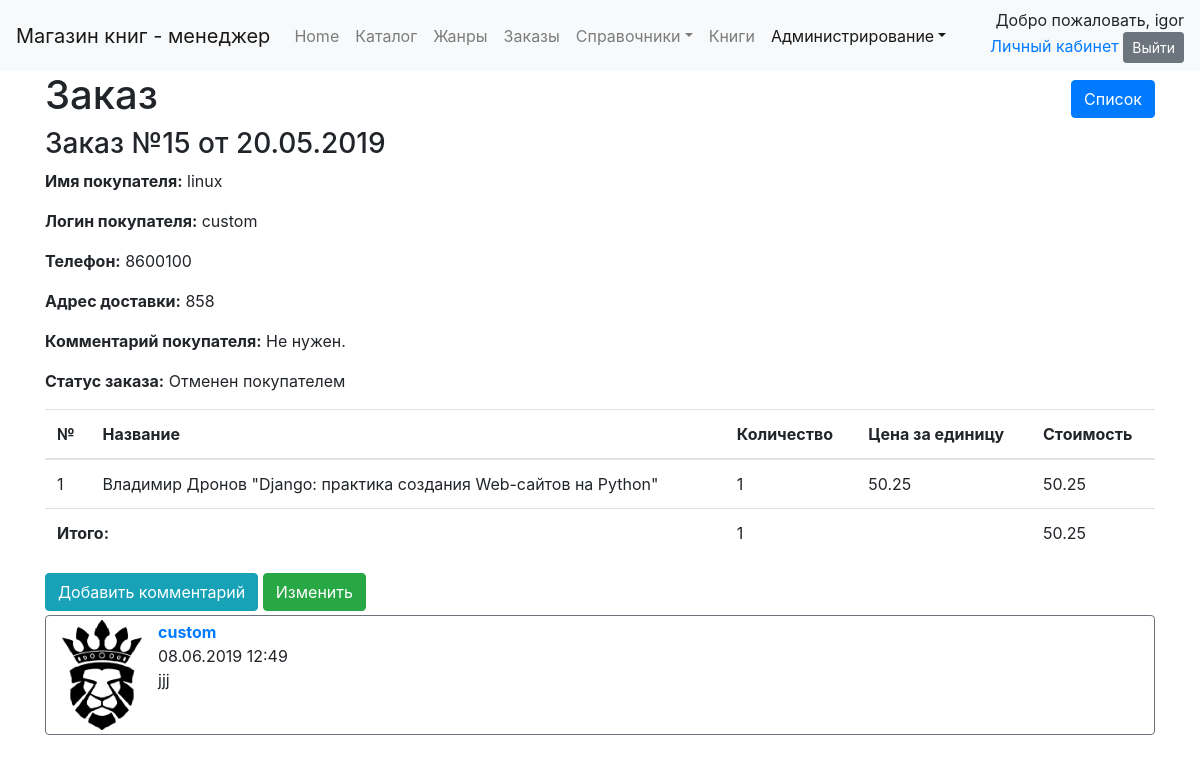
/order/all/15/ (signed in), run on the app's committed database.
### orderapp/models.py (models this page shows, shortened)
class Order(models.Model):
    cart = models.ForeignKey(Cart, on_delete=models.PROTECT, verbose_name='корзина', related_name='order',
                             related_query_name='order')
    status = models.ForeignKey(OrderStatus, on_delete=models.PROTECT, verbose_name='статус', related_name='order',
                               related_query_name='order')
    name = models.CharField(verbose_name='имя', max_length=50, help_text='Как к вам обращаться?')
    phone = models.CharField(max_length=15, verbose_name='телефон', help_text='Телефон для связи: +375(29)000-00-00')
    email = models.EmailField(verbose_name='email', blank=True, null=True,
                              help_text='Электронная почта: example@domain.com')
    delivery_adress = models.TextField(verbose_name='Адрес доставки',
                                       help_text='Пример: г. Минск, ул. Звездная, д. 1, кв. 7')
    comments = models.TextField(verbose_name='комментарий', blank=True, null=True)
    date_create = models.DateTimeField("Дата создания", auto_now_add=True, )
    date_update = models.DateTimeField("Дата последнего изменения", auto_now=True)
    user_comments = GenericRelation(Comment, related_query_name='order')
    def __str__(self):
        return "Заказ №" + str(self.pk) + " от " + self.date_create.strftime("%d.%m.%Y")
    @classmethod
    def get_list_url(cls):
        return reverse_lazy('order_list')
    class Meta:
        verbose_name = 'заказ'
        verbose_name_plural = 'заказы'
        permissions = [('manager', 'is_manager'), ]

### cartapp/models.py (models this page shows)
class Cart(models.Model):
    user = models.ForeignKey(User, on_delete=models.CASCADE, related_name='cart', related_query_name='cart', blank=True,
                             null=True)
    date_create = models.DateTimeField("Дата создания", auto_now_add=True, )
    date_update = models.DateTimeField("Дата последнего изменения", auto_now=True)
    @property
    def total_quantity(self):
        quantity = self.books.aggregate(models.Sum('quantity'))['quantity__sum']
        if quantity is None:
            return 0
        return quantity
    @property
    def total_cost(self):
        return sum(book.cost for book in self.books.all())
    class Meta:
        verbose_name = 'корзина'
        verbose_name_plural = 'корзины'

class BookInCart(models.Model):
    cart = models.ForeignKey(Cart, models.CASCADE, related_name='books', related_query_name='book')
    book = models.ForeignKey(Book, models.CASCADE, related_name='cart', related_query_name='cart')
    quantity = models.PositiveIntegerField('Количество', default=1)
    date_create = models.DateTimeField("Дата внесения", auto_now_add=True, )
    date_update = models.DateTimeField("Дата последнего изменения", auto_now=True)
    @property
    def cost(self):
        return self.quantity * self.book.price
    class Meta:
        verbose_name = 'книга в корзине'
        verbose_name_plural = 'книги в корзине'
        constraints = [
            models.UniqueConstraint(fields=['cart', 'book'], name='unique_book_in_cart'),
        ]

### dimensionsapp/models.py (models this page shows, shortened)
class Dimension(models.Model):
    name = models.CharField("Наименование", max_length=50, unique=True)
    description = models.TextField("Описание", blank=True, )
    class Meta:
        abstract = True
        ordering = ['name']

class OrderStatus(Dimension):
    class Meta(Dimension.Meta):
        verbose_name = 'статус заказа'
        verbose_name_plural = 'статусы заказа'

class Author(Dimension):
    biography = models.TextField("Биография", blank=True, )
    namePublic = models.CharField("Имя (для покупателя)", max_length=100)
    class Meta(Dimension.Meta):
        verbose_name = 'автор'
        verbose_name_plural = 'авторы'

### goodsapp/models.py (models this page shows, shortened)
class Book(models.Model):
    name = models.CharField("Название книги", max_length=200)
    image_field = models.ImageField("Фото обложки", blank=True, null=True, upload_to='bookimage')
    price = models.DecimalField("Цена (BYN)", max_digits=8, decimal_places=2)
    authors = models.ManyToManyField(referen.Author, verbose_name="Авторы")
    serie = models.ForeignKey(referen.Serie, on_delete=models.PROTECT, verbose_name="Серия", null=True, blank=True)
    jenre = models.ManyToManyField(referen.Jenre, verbose_name="Жанры")
    year_publishing = models.PositiveIntegerField("Год издания")
    count_pages = models.PositiveIntegerField("Количество страниц")
    binding = models.ForeignKey(referen.Binding, on_delete=models.PROTECT, verbose_name="Переплет")
    format_book = models.ForeignKey(referen.FormatBook, on_delete=models.PROTECT, verbose_name="Формат")
    isbn = models.CharField("ISBN", max_length=13)
    weight = models.FloatField("Вес (гр)")
    age_restrictions = models.ForeignKey(referen.AgeRestriction, verbose_name="Возрастные ограничения",
                                         on_delete=models.PROTECT, )
    publisher = models.ForeignKey(referen.PublishingHouse, on_delete=models.PROTECT, verbose_name="Издательство")
    count_books = models.PositiveIntegerField("Количество книг в наличии")
    is_active = models.BooleanField("Активный (доступен для заказа)", default=True)
    rate = models.FloatField("Рейтинг")
    date_create = models.DateTimeField("Дата внесения в каталог", auto_now_add=True, )
    date_update = models.DateTimeField("Дата последнего изменения карточки", auto_now=True)
    user_comments = GenericRelation(Comment, related_query_name='book')
    def description(self):
        return ', '.join([s.namePublic for s in self.authors.all()]) + " \"" + self.name + "\""
    class Meta:
        verbose_name = "книга"
        verbose_name_plural = "книги"
        ordering = ['pk']

### commentsapp/models.py (models this page shows, shortened)
class Comment(models.Model):
    user = models.ForeignKey(User, models.CASCADE, verbose_name='Пользователь')
    comment_text = models.TextField(verbose_name='Текст')
    date_create = models.DateTimeField(verbose_name='дата', auto_now_add=True)
    content_type = models.ForeignKey(ContentType, on_delete=models.CASCADE)
    object_id = models.PositiveIntegerField()
    content_object = GenericForeignKey('content_type', 'object_id')
    class Meta:
        verbose_name = 'комментарий'
        verbose_name_plural = 'комментарии'
        ordering = ['-date_create']

### authapp/models.py (models this page shows)
class UserExt(models.Model):
    user = models.OneToOneField(User, models.CASCADE, related_query_name="extended",
                                related_name="extended")
    avatar = models.ImageField('аватар', blank=True, null=True, upload_to='avatars')
    phone = models.CharField('телефон', max_length=15)
    dop_info = models.TextField('дополнительная информация', blank=True, null=True)
    home_country = models.CharField('домашний адрес - страна', max_length=50, blank=True, null=True)
    home_city = models.CharField('домашний адрес - город', max_length=50, blank=True, null=True)
    home_index = models.CharField('домашний адрес - индекс', max_length=15, blank=True, null=True)
    home_adress1 = models.TextField('домашний адрес - адрес1', blank=True, null=True)
    home_adress2 = models.TextField('домашний адрес - адрес2', blank=True, null=True)
    class Meta:
        verbose_name = 'дополнительные параметры профиля'
        verbose_name_plural = 'дополнительные параметры профиля'

### orderapp/views.py (the view)
# urls.py: path('all/<int:pk>/', ManagerOrderDetailView.as_view(), name='order_detail'),
class ManagerOrderDetailView(ManagerDetailView):
    model = Order
    def get_context_data(self, **kwargs):
        context = super().get_context_data(**kwargs)
        context['comments'] = self.object.user_comments.all().order_by('-date_create')
        return context

### orderapp/templates/orderapp/order_detail.html (shortened to what this page needs)
{% extends 'dimension_detail.html' %}
{% load static %}
{% load comment_div %}
{% block navbar %}
    {% include 'navbar.html' with active="administration" %}
{% endblock %}
{% block page_name %}
    Заказ
{% endblock %}
{% block dimension %}
    <h3>{{ object }}</h3>
    <p><strong>Имя покупателя:</strong> {{ object.name }}</p>
    <p><strong>Логин покупателя:</strong> {{ object.cart.user|default_if_none:"anonymous user" }}</p>
    <p><strong>Телефон:</strong> {{ object.phone }}</p>
    <p><strong>Адрес доставки:</strong> {{ object.delivery_adress }}</p>
    <p><strong>Комментарий покупателя:</strong> {{ object.comments }}</p>
    <p><strong>Статус заказа:</strong> {{ object.status.name }}</p>
    <table class="table">
        <thead>
        <tr>
            <th>№</th>
            <th>Название</th>
            <th>Количество</th>
            <th>Цена за единицу</th>
            <th>Стоимость</th>
        </tr>
        </thead>
        <tbody>
        {% for obj in object.cart.books.all %}
            <tr>
                <td>{{ forloop.counter }}</td>
                <td>{{ obj.book.description }}</td>
                <td>{{ obj.quantity }}</td>
                <td>{{ obj.book.price }}</td>
                <td>{{ obj.cost }}</td>
            </tr>
        {% endfor %}
        </tbody>
        <tfoot>
        <tr>
            <td colspan="2"><strong>Итого:</strong></td>
            <td>{{ object.cart.total_quantity }}</td>
            <td></td>
            <td>{{ object.cart.total_cost }}</td>
        </tr>
        </tfoot>
    </table>
{% endblock %}
{% block update %}
    <a href="{% url 'order_update' object.pk %}" class="btn btn-success">Изменить</a>
{% endblock %}
{% block comments %}
    {% for comment in comments %}
        {{  comment|comment_card:perms.orderapp.manager }}
    {% endfor %}
{% endblock %}
{% block comment_link %}
    <a href="{% url 'comments:create' 'order' object.pk %}" class="btn btn-info">Добавить комментарий</a>
{% endblock %}

### templates/navbar.html (shortened to what this page needs)
<header class="navbar navbar-expand-lg navbar-light bg-light">
    {% if perms.orderapp.manager %}
        <a class="navbar-brand" href="#">Магазин книг - менеджер</a>
    {% else %}
        <a class="navbar-brand" href="{% url 'main-page' %}">Магазин книг</a>
    {% endif %}
    <div class="collapse navbar-collapse" id="navbarSupportedContent">
        <ul class="navbar-nav mr-auto">
            <li class="nav-item {% if active == 'main' %}active{% endif %}">
                <a class="nav-link" href="{% url 'main-page' %}">Home <span class="sr-only">(current)</span></a>
            </li>
            <li class="nav-item {% if active == 'catalog' %}active{% endif %}">
                <a class="nav-link" href="{% url 'book-catalog' %}">Каталог</a>
            </li>
            <li class="nav-item {% if active == 'jenre' %}active{% endif %}">
                <a class="nav-link" href="{% url 'book-jenre-list' %}">Жанры</a>
            </li>
            {% if perms.orderapp.manager %}
                <li class="nav-item {% if active == 'order' %}active{% endif %}">
                    <a class="nav-link" href="{% url 'order_active_list' %}">Заказы</a>
                </li>
            {% endif %}
            {% if perms.orderapp.manager %}
                <li class="nav-item dropdown {% if active == 'dimension' %}active{% endif %}">
                    <a class="nav-link dropdown-toggle" href="{% url 'dimensions_list' %}" id="navbarDropdown"
                       role="button"
                       data-toggle="dropdown" aria-haspopup="true" aria-expanded="false">Справочники</a>
                </li>
            {% endif %}
            {% if perms.orderapp.manager %}
                <li class="nav-item {% if active == 'book' %}active{% endif %}">
                    <a class="nav-link" href="{% url 'book_list' %}">Книги</a>
                </li>
            {% endif %}
            {% if perms.orderapp.manager %}
                <li class="nav-item dropdown {% if active == 'administration' %}active{% endif %}">
                    <a class="nav-link dropdown-toggle" href="{% url 'dimensions_list' %}" id="navbarDropdown"
                       role="button"
                       data-toggle="dropdown" aria-haspopup="true" aria-expanded="false">Администрирование</a>
                </li>
            {% endif %}
        </ul>
        <div class="ml-3 text-right">
            {% if user.is_authenticated %}
                <span class="">Добро пожаловать, {{ user.username }}</span>
                <form action="{% url 'auth:log_out' %}" method="post">
                    <a href="{% url 'auth:user' %}">Личный кабинет</a>
                    <button class="btn btn-secondary btn-sm">Выйти</button>
                </form>
            {% else %}
                <span>Вы не вошли на сайт</span>
                <p class="m-0"><a href="{% url 'auth:register' %}">Регистрация</a> <a
                        href="{% url 'auth:log_in' %}?next={{ view.request.path }}">Вход</a></p>
            {% endif %}
        </div>
    </div>
</header>

### data on the page
Order: id+date_create "Заказ №15 от 20.05.2019", name "linux", cart.user "custom", phone "8600100", delivery_adress "858", comments "Не нужен.", status.name "Отменен покупателем", cart.total_quantity "1", cart.total_cost "50.25"
BookInCart: book.description "Владимир Дронов \"Django: практика создания Web-сайтов на Python\"", quantity "1", book.price "50.25", cost "50.25"
Comment: user+date_create+comment_text (picture), user+date_create+comment_text "custom 08.06.2019 12:49 jjj"

### other printed values
{{ user.username }} "igor"
